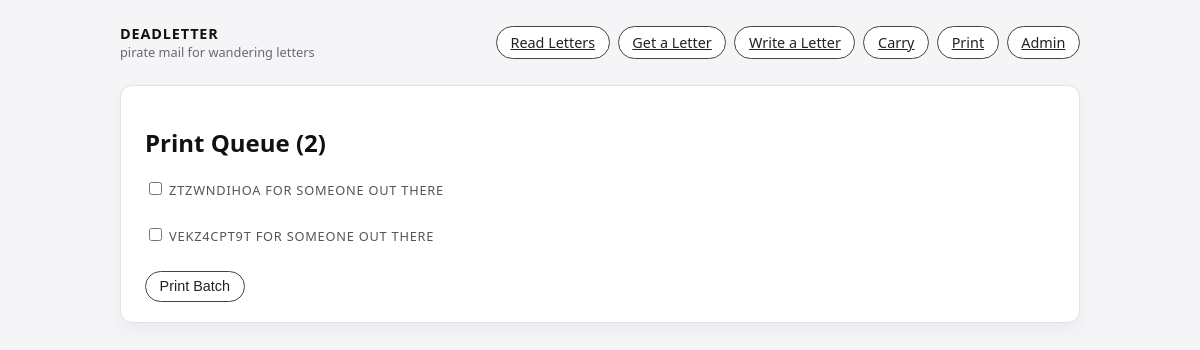
/letters/print/queue/, run on an earlier commit of the app's database.
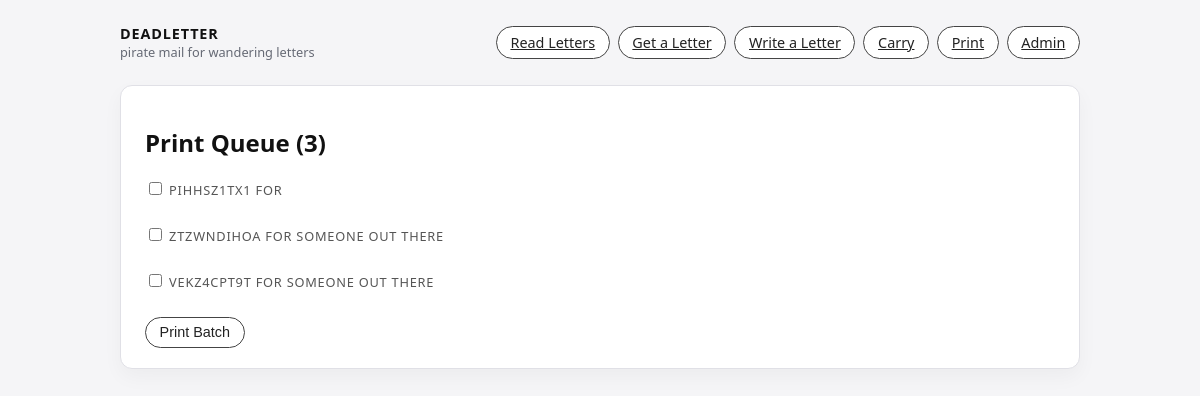
And on a later commit of the database.
### letters/models.py (models this page shows, shortened)
class LetterInstance(models.Model):
    concept = models.ForeignKey(
        LetterConcept,
        null=True,
        blank=True,
        on_delete=models.SET_NULL,
        related_name="instances",
    )
    recipient = models.ForeignKey(
        Person,
        null=True,
        blank=True,
        on_delete=models.SET_NULL,
        related_name="letter_instances",
    )
    code = models.CharField(
        max_length=32,
        unique=True,
        default=generate_letter_code,
        help_text="Short ID printed on the letter and encoded in QR.",
    )
    body_text = models.TextField(
        blank=True,
        help_text="Digital text of this specific letter, if written online.",
    )
    current_city = models.CharField(max_length=255, blank=True)
    current_region = models.CharField(max_length=255, blank=True)
    current_state = models.CharField(max_length=255, blank=True)
    current_social_place_name = models.CharField(
        max_length=255,
        blank=True,
        help_text="If the letter is left at a specific place (bar, camp, etc.).",
    )
    status = models.CharField(
        max_length=32,
        choices=[
            ("created", "Created"),
            ("waiting", "Waiting for carrier"),
            ("traveling", "Traveling"),
            ("left", "Left at location"),
            ("delivered", "Delivered"),
            ("archived", "Archived"),
        ],
        default="created",
    )
    is_public = models.BooleanField(
        default=True,
        help_text="If false, hide this letter body from public reading views.",
    )
    created_at = models.DateTimeField(auto_now_add=True)
    created_by = models.ForeignKey(
        settings.AUTH_USER_MODEL,
        null=True,
        blank=True,
        on_delete=models.SET_NULL,
        related_name="letter_instances_created",
    )
    class Meta:
        ordering = ["-created_at"]

### people/models.py (models this page shows, shortened)
class Person(models.Model):
    nickname = models.CharField(max_length=255)
    city = models.CharField(max_length=255, blank=True)
    region = models.CharField(max_length=255, blank=True)
    state = models.CharField(max_length=255, blank=True)
    social_place_name = models.CharField(
        max_length=255,
        blank=True,
        help_text="Bar, camp, venue, event space, etc.",
    )
    write_about = models.TextField(
        blank=True,
        help_text="Short topic or prompt for this person.",
    )
    created_at = models.DateTimeField(auto_now_add=True)
    created_by = models.ForeignKey(
        settings.AUTH_USER_MODEL,
        null=True,
        blank=True,
        on_delete=models.SET_NULL,
        related_name="people_created",
    )
    email = models.EmailField(blank=True)  # <-- ADD THIS
    is_active = models.BooleanField(default=True)
    class Meta:
        ordering = ["-created_at"]

### letters/views.py (the view)
# urls.py: path("print/queue/", views.print_queue, name="print_queue"),
def print_queue(request):
    letters = (
        LetterInstance.objects.filter(is_public=True, hops__isnull=True)
        .select_related("recipient")
        .order_by("-created_at")
    )
    return render(request, "letters/print_queue.html", {"letters": letters})

### templates/letters/print_queue.html (shortened to what this page needs)
{% extends "base.html" %}
{% block content %}
<div class="card">
  <h2>Print Queue ({{ letters.count }})</h2>
  <form method="post" action="{% url 'print_batch' %}">
    {% for letter in letters %}
      <label><input type="checkbox" name="letters" value="{{ letter.pk }}"> {{ letter.code }} for {{ letter.recipient.nickname }}</label><br>
    {% endfor %}
    <button>Print Batch</button>
  </form>
</div>
{% endblock %}

What changed in the data, as far as the page shows it:
added LetterInstance: code "PIHHSZ1TX1"
Also different on the page:
{{ letters.count }}: "2" → "3"
